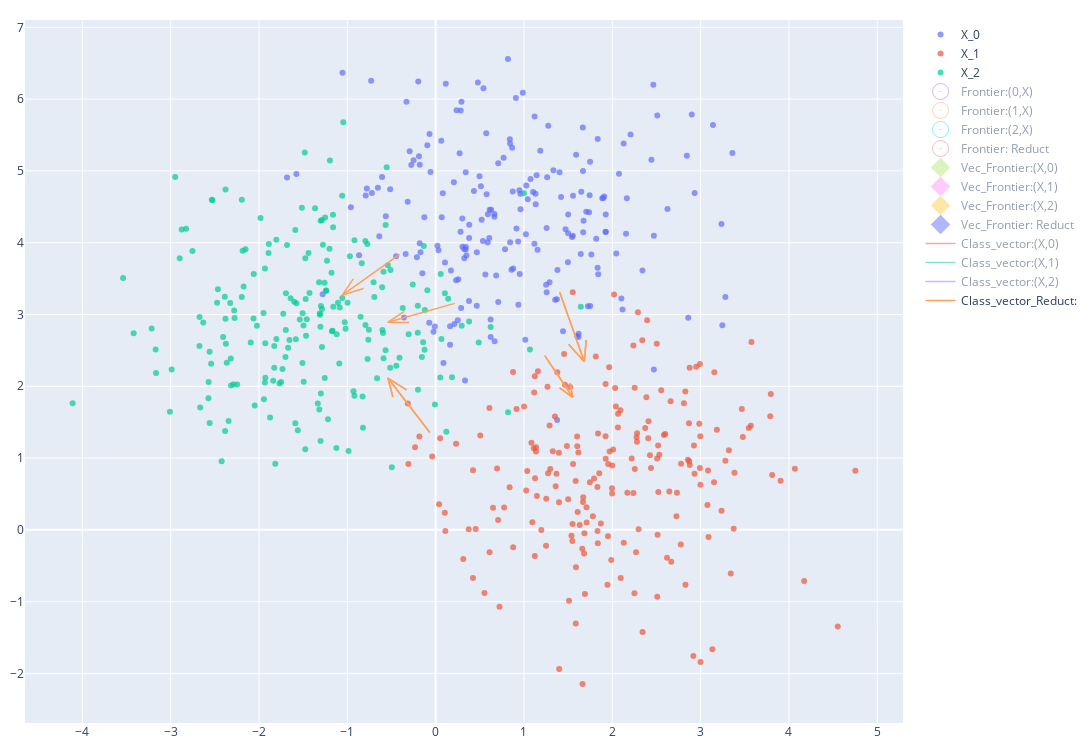

The notebook cell saved with this chart:
### Code cell
frontera.plot_Vectors(0,1)

### Figure 1 — Plotly figure (JSON) as saved in the notebook; plotly's stock layout.template omitted (floating-point values rounded to 4 significant figures; data arrays with more than 128 entries replaced by an {"elided": "..."} marker saying what was removed)
{"data": [{"marker": {"colorscale": [[0, "rgb(0,0,255)"], [0.1, "rgb(51,153,255)"], [0.2, "rgb(102,204,255)"], [0.3, "rgb(153,204,255)"], [0.4, "rgb(204,204,255)"], [0.5, "rgb(255,255,255)"], [0.6, "rgb(255,204,255)"], [0.7, "rgb(255,153,255)"], [0.8, "rgb(255,102,204)"], [0.9, "rgb(255,102,102)"], [1, "rgb(255,0,0)"]], "opacity": 0.7, "size": 6}, "mode": "markers", "name": "X_0", "type": "scatter", "x": {"elided": "200 float values"}, "y": {"elided": "200 float values"}}, {"marker": {"colorscale": [[0, "rgb(0,0,255)"], [0.1, "rgb(51,153,255)"], [0.2, "rgb(102,204,255)"], [0.3, "rgb(153,204,255)"], [0.4, "rgb(204,204,255)"], [0.5, "rgb(255,255,255)"], [0.6, "rgb(255,204,255)"], [0.7, "rgb(255,153,255)"], [0.8, "rgb(255,102,204)"], [0.9, "rgb(255,102,102)"], [1, "rgb(255,0,0)"]], "opacity": 0.7, "size": 6}, "mode": "markers", "name": "X_1", "type": "scatter", "x": {"elided": "200 float values"}, "y": {"elided": "200 float values"}}, {"marker": {"colorscale": [[0, "rgb(0,0,255)"], [0.1, "rgb(51,153,255)"], [0.2, "rgb(102,204,255)"], [0.3, "rgb(153,204,255)"], [0.4, "rgb(204,204,255)"], [0.5, "rgb(255,255,255)"], [0.6, "rgb(255,204,255)"], [0.7, "rgb(255,153,255)"], [0.8, "rgb(255,102,204)"], [0.9, "rgb(255,102,102)"], [1, "rgb(255,0,0)"]], "opacity": 0.7, "size": 6}, "mode": "markers", "name": "X_2", "type": "scatter", "x": {"elided": "200 float values"}, "y": {"elided": "200 float values"}}, {"marker": {"color": 8, "opacity": 1, "size": 50, "symbol": 300}, "mode": "markers", "name": "Frontier:(0,X)", "type": "scatter", "visible": "legendonly", "x": [0.1145, -0.9254, 1.002, -0.25, 3.136, 2.047], "y": [2.618, 4.657, 2.825, 3.552, 2.777, 2.771]}, {"marker": {"color": 47, "opacity": 1, "size": 50, "symbol": 300}, "mode": "markers", "name": "Frontier:(1,X)", "type": "scatter", "visible": "legendonly", "x": [1.405, -0.4889, 3.136, 0.3859, -0.2846, 1.235], "y": [3.31, 1.937, 2.777, 2.138, 0.9237, 2.427]}, {"marker": {"color": 91, "opacity": 1, "size": 50, "symbol": 300}, "mode": "markers", "name": "Frontier:(2,X)", "type": "scatter", "visible": "legendonly", "x": [0.2154, -0.9254, 1.266, -0.4081, -0.06602], "y": [3.155, 4.657, 2.268, 3.836, 1.356]}, {"marker": {"color": 44, "opacity": 1, "size": 50, "symbol": 300}, "mode": "markers", "name": "Frontier: Reduct", "type": "scatter", "visible": "legendonly", "x": [1.405, 1.405, 1.235, 1.235, 0.2154, -0.4081, -0.06602, -0.06602], "y": [3.31, 3.31, 2.427, 2.427, 3.155, 3.836, 1.356, 1.356]}, {"marker": {"color": 56, "opacity": 1, "size": 15, "symbol": 2}, "mode": "markers", "name": "Vec_Frontier:(X,0)", "type": "scatter", "visible": "legendonly", "x": [0.3239, -0.1811, 0.7856, 0.2884, 2.471, 1.631], "y": [3.445, 4.691, 3.542, 3.909, 3.069, 3.277]}, {"marker": {"color": 1, "opacity": 1, "size": 15, "symbol": 2}, "mode": "markers", "name": "Vec_Frontier:(X,1)", "type": "scatter", "visible": "legendonly", "x": [1.683, 0.005858, 2.811, 1.084, 0.4381, 1.552], "y": [2.341, 1.287, 1.98, 1.453, 0.8434, 1.847]}, {"marker": {"color": 75, "opacity": 1, "size": 15, "symbol": 2}, "mode": "markers", "name": "Vec_Frontier:(X,2)", "type": "scatter", "visible": "legendonly", "x": [-0.5416, -1.216, 0.3366, -1.057, -0.541], "y": [2.892, 3.978, 2.562, 3.27, 2.115]}, {"marker": {"color": 40, "opacity": 1, "size": 15, "symbol": 2}, "mode": "markers", "name": "Vec_Frontier: Reduct", "type": "scatter", "visible": "legendonly", "x": [1.683, 1.683, 1.552, 1.552, -0.5416, -1.057, -0.541, -0.541], "y": [2.341, 2.341, 1.847, 1.847, 2.892, 3.27, 2.115, 2.115]}, {"line": {"width": 1.5}, "mode": "lines", "name": "Class_vector:(X,0)", "type": "scatter", "visible": "legendonly", "x": [0.1145, 0.3239, null, -0.9254, -0.1811, null, 1.002, 0.7856, null, -0.25, 0.2884, null, 3.136, 2.471, null, 2.047, 1.631, null, 0.3497, 0.3239, 0.1801, null, -0.3874, -0.1811, -0.3944, null, 0.9203, 0.7856, 0.7731, null, 0.1733, 0.2884, 0.1, null, 2.688, 2.471, 2.628, null, 1.8, 1.631, 1.696, null], "y": [2.618, 3.445, null, 4.657, 4.691, null, 2.825, 3.542, null, 3.552, 3.909, null, 2.777, 3.069, null, 2.771, 3.277, null, 3.191, 3.445, 3.234, null, 4.605, 4.691, 4.757, null, 3.362, 3.542, 3.318, null, 3.753, 3.909, 3.864, null, 3.055, 3.069, 2.918, null, 3.177, 3.277, 3.092, null]}, {"line": {"width": 1.5}, "mode": "lines", "name": "Class_vector:(X,1)", "type": "scatter", "visible": "legendonly", "x": [1.405, 1.683, null, -0.4889, 0.005858, null, 3.136, 2.811, null, 0.3859, 1.084, null, -0.2846, 0.4381, null, 1.235, 1.552, null, 1.505, 1.683, 1.704, null, -0.2004, 0.005858, -0.06685, null, 2.821, 2.811, 2.984, null, 0.8171, 1.084, 0.9575, null, 0.2261, 0.4381, 0.2426, null, 1.403, 1.552, 1.522, null], "y": [3.31, 2.341, null, 1.937, 1.287, null, 2.777, 1.98, null, 2.138, 1.453, null, 0.9237, 0.8434, null, 2.427, 1.847, null, 2.585, 2.341, 2.643, null, 1.419, 1.287, 1.521, null, 2.238, 1.98, 2.171, null, 1.575, 1.453, 1.718, null, 0.7919, 0.8434, 0.9402, null, 1.978, 1.847, 2.043, null]}, {"line": {"width": 1.5}, "mode": "lines", "name": "Class_vector:(X,2)", "type": "scatter", "visible": "legendonly", "x": [0.2154, -0.5416, null, -0.9254, -1.216, null, 1.266, 0.3366, null, -0.4081, -1.057, null, -0.06602, -0.541, null, -0.3552, -0.5416, -0.3012, null, -1.204, -1.216, -1.064, null, 0.6287, 0.3366, 0.5683, null, -0.9325, -1.057, -0.8164, null, -0.3293, -0.541, -0.4849, null], "y": [3.155, 2.892, null, 4.657, 3.978, null, 2.268, 2.562, null, 3.836, 3.27, null, 1.356, 2.115, null, 3.044, 2.892, 2.888, null, 4.199, 3.978, 4.139, null, 2.575, 2.562, 2.384, null, 3.496, 3.27, 3.363, null, 1.95, 2.115, 1.852, null]}, {"line": {"width": 1.5}, "mode": "lines", "name": "Class_vector_Reduct:", "type": "scatter", "x": [1.405, 1.683, null, 1.405, 1.683, null, 1.235, 1.552, null, 1.235, 1.552, null, 0.2154, -0.5416, null, -0.4081, -1.057, null, -0.06602, -0.541, null, -0.06602, -0.541, null, 1.505, 1.683, 1.704, null, 1.505, 1.683, 1.704, null, 1.403, 1.552, 1.522, null, 1.403, 1.552, 1.522, null, -0.3552, -0.5416, -0.3012, null, -0.9325, -1.057, -0.8164, null, -0.3293, -0.541, -0.4849, null, -0.3293, -0.541, -0.4849, null], "y": [3.31, 2.341, null, 3.31, 2.341, null, 2.427, 1.847, null, 2.427, 1.847, null, 3.155, 2.892, null, 3.836, 3.27, null, 1.356, 2.115, null, 1.356, 2.115, null, 2.585, 2.341, 2.643, null, 2.585, 2.341, 2.643, null, 1.978, 1.847, 2.043, null, 1.978, 1.847, 2.043, null, 3.044, 2.892, 2.888, null, 3.496, 3.27, 3.363, null, 1.95, 2.115, 1.852, null, 1.95, 2.115, 1.852, null]}], "layout": {"autosize": true, "height": 750, "margin": {"b": 10, "l": 10, "r": 10, "t": 20}, "width": 1200, "xaxis": {"autorange": true, "range": [-4.644, 5.286], "type": "linear"}, "yaxis": {"autorange": true, "range": [-2.69, 7.102], "type": "linear"}}}
